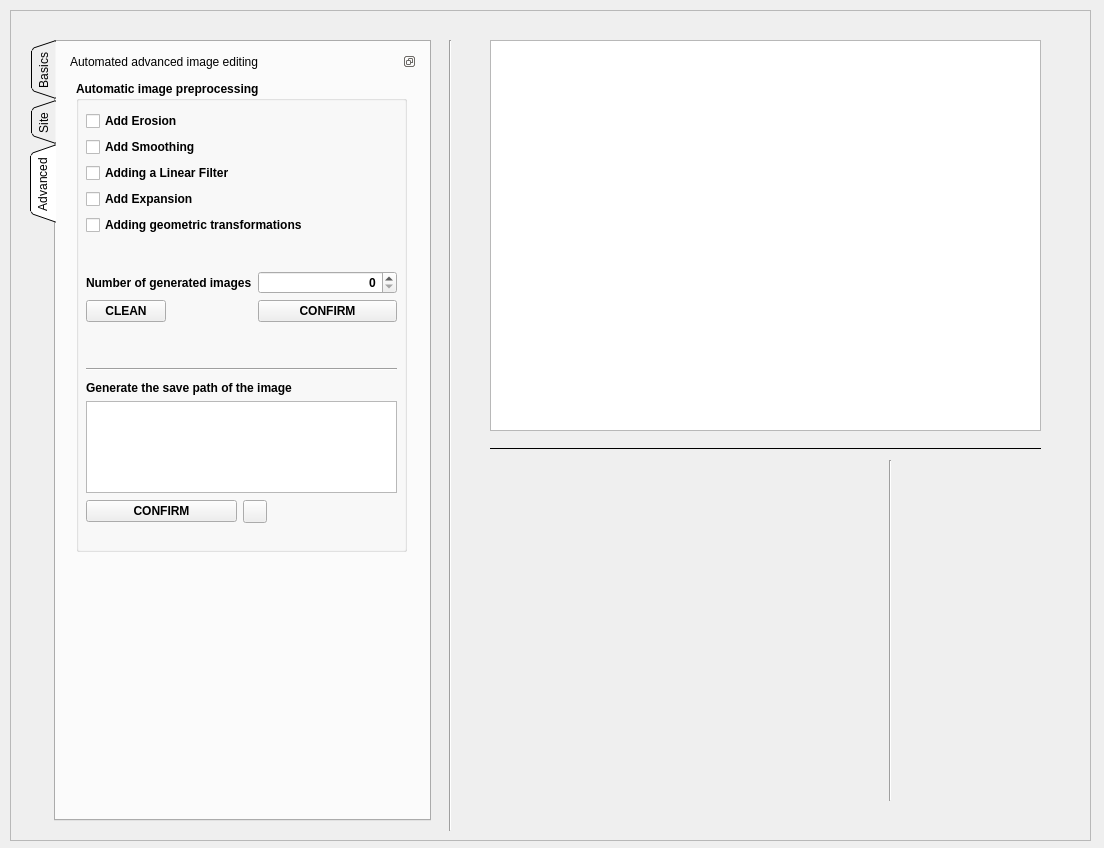
<?xml version="1.0" encoding="UTF-8"?>
<ui version="4.0">
 <class>editimgsform</class>
 <widget class="QWidget" name="editimgsform">
  <property name="geometry">
   <rect>
    <x>0</x>
    <y>0</y>
    <width>1104</width>
    <height>848</height>
   </rect>
  </property>
  <property name="windowTitle">
   <string>Edit images</string>
  </property>
  <property name="windowIcon">
   <iconset>
    <normaloff>C:/Users/Bao/Downloads/management_settings_cogwheel_options_icon_262697.ico</normaloff>C:/Users/Bao/Downloads/management_settings_cogwheel_options_icon_262697.ico</iconset>
  </property>
  <widget class="QFrame" name="frame">
   <property name="geometry">
    <rect>
     <x>10</x>
     <y>10</y>
     <width>1081</width>
     <height>831</height>
    </rect>
   </property>
   <property name="frameShape">
    <enum>QFrame::StyledPanel</enum>
   </property>
   <property name="frameShadow">
    <enum>QFrame::Raised</enum>
   </property>
   <widget class="QLabel" name="label">
    <property name="geometry">
     <rect>
      <x>0</x>
      <y>0</y>
      <width>1081</width>
      <height>831</height>
     </rect>
    </property>
    <property name="text">
     <string/>
    </property>
    <property name="pixmap">
     <pixmap>C:/Users/Bao/Downloads/Untitled design.png</pixmap>
    </property>
    <property name="scaledContents">
     <bool>true</bool>
    </property>
   </widget>
   <widget class="QLabel" name="label_2">
    <property name="geometry">
     <rect>
      <x>490</x>
      <y>40</y>
      <width>531</width>
      <height>371</height>
     </rect>
    </property>
    <property name="text">
     <string/>
    </property>
    <property name="scaledContents">
     <bool>true</bool>
    </property>
   </widget>
   <widget class="QGraphicsView" name="graphicsView">
    <property name="geometry">
     <rect>
      <x>480</x>
      <y>30</y>
      <width>551</width>
      <height>391</height>
     </rect>
    </property>
   </widget>
   <widget class="QTabWidget" name="toolsarea">
    <property name="geometry">
     <rect>
      <x>20</x>
      <y>30</y>
      <width>401</width>
      <height>781</height>
     </rect>
    </property>
    <property name="tabPosition">
     <enum>QTabWidget::West</enum>
    </property>
    <property name="tabShape">
     <enum>QTabWidget::Triangular</enum>
    </property>
    <property name="currentIndex">
     <number>2</number>
    </property>
    <property name="elideMode">
     <enum>Qt::ElideNone</enum>
    </property>
    <property name="documentMode">
     <bool>false</bool>
    </property>
    <property name="tabsClosable">
     <bool>false</bool>
    </property>
    <property name="movable">
     <bool>false</bool>
    </property>
    <property name="tabBarAutoHide">
     <bool>false</bool>
    </property>
    <widget class="QWidget" name="p1">
     <attribute name="icon">
      <iconset>
       <normaloff>C:/Users/Bao/Downloads/picture_photo_image_icon_131252.ico</normaloff>C:/Users/Bao/Downloads/picture_photo_image_icon_131252.ico</iconset>
     </attribute>
     <attribute name="title">
      <string>Basics</string>
     </attribute>
     <widget class="Line" name="linea">
      <property name="geometry">
       <rect>
        <x>10</x>
        <y>530</y>
        <width>351</width>
        <height>31</height>
       </rect>
      </property>
      <property name="frameShadow">
       <enum>QFrame::Sunken</enum>
      </property>
      <property name="lineWidth">
       <number>2</number>
      </property>
      <property name="orientation">
       <enum>Qt::Horizontal</enum>
      </property>
     </widget>
     <widget class="Line" name="line_2">
      <property name="geometry">
       <rect>
        <x>10</x>
        <y>320</y>
        <width>351</width>
        <height>31</height>
       </rect>
      </property>
      <property name="lineWidth">
       <number>2</number>
      </property>
      <property name="orientation">
       <enum>Qt::Horizontal</enum>
      </property>
     </widget>
     <widget class="QGroupBox" name="group1">
      <property name="geometry">
       <rect>
        <x>10</x>
        <y>350</y>
        <width>351</width>
        <height>181</height>
       </rect>
      </property>
      <property name="font">
       <font>
        <weight>75</weight>
        <italic>false</italic>
        <bold>true</bold>
       </font>
      </property>
      <property name="title">
       <string>Smoothing Images</string>
      </property>
      <property name="flat">
       <bool>false</bool>
      </property>
      <property name="checkable">
       <bool>false</bool>
      </property>
      <widget class="QWidget" name="formLayoutWidget">
       <property name="geometry">
        <rect>
         <x>10</x>
         <y>40</y>
         <width>230</width>
         <height>89</height>
        </rect>
       </property>
       <layout class="QFormLayout" name="formLayout">
        <item row="0" column="0">
         <widget class="QLabel" name="labelname1">
          <property name="text">
           <string>Smoothing parameter</string>
          </property>
         </widget>
        </item>
        <item row="0" column="1">
         <widget class="QSpinBox" name="spinBox"/>
        </item>
        <item row="1" column="0">
         <widget class="QLabel" name="labelname3">
          <property name="text">
           <string>Smooth Mode</string>
          </property>
         </widget>
        </item>
        <item row="1" column="1">
         <widget class="QComboBox" name="comboBox"/>
        </item>
        <item row="2" column="0">
         <widget class="QPushButton" name="confirm_but">
          <property name="text">
           <string>CONFIRM</string>
          </property>
          <property name="icon">
           <iconset>
            <normaloff>C:/Users/Bao/Downloads/bug_danger_data_internet_malware_security_virus_icon_127084.ico</normaloff>C:/Users/Bao/Downloads/bug_danger_data_internet_malware_security_virus_icon_127084.ico</iconset>
          </property>
          <property name="default">
           <bool>true</bool>
          </property>
         </widget>
        </item>
       </layout>
      </widget>
     </widget>
     <widget class="QGroupBox" name="group2">
      <property name="geometry">
       <rect>
        <x>9</x>
        <y>560</y>
        <width>351</width>
        <height>191</height>
       </rect>
      </property>
      <property name="font">
       <font>
        <weight>75</weight>
        <bold>true</bold>
       </font>
      </property>
      <property name="title">
       <string>Other Editing Settings</string>
      </property>
      <widget class="QWidget" name="verticalLayoutWidget">
       <property name="geometry">
        <rect>
         <x>10</x>
         <y>40</y>
         <width>171</width>
         <height>141</height>
        </rect>
       </property>
       <layout class="QVBoxLayout" name="verticalLayout">
        <item>
         <widget class="QCheckBox" name="check_en">
          <property name="font">
           <font>
            <pointsize>8</pointsize>
            <weight>75</weight>
            <bold>true</bold>
           </font>
          </property>
          <property name="text">
           <string>Image Enhancement</string>
          </property>
         </widget>
        </item>
        <item>
         <widget class="QCheckBox" name="check_show">
          <property name="font">
           <font>
            <weight>75</weight>
            <bold>true</bold>
           </font>
          </property>
          <property name="text">
           <string>Show original image</string>
          </property>
         </widget>
        </item>
        <item>
         <widget class="QPushButton" name="saveimgs">
          <property name="font">
           <font>
            <weight>75</weight>
            <bold>true</bold>
           </font>
          </property>
          <property name="text">
           <string>SAVE</string>
          </property>
          <property name="icon">
           <iconset>
            <normaloff>C:/Users/Bao/Downloads/picture_file_image_photo_gallery_icon_219497.ico</normaloff>C:/Users/Bao/Downloads/picture_file_image_photo_gallery_icon_219497.ico</iconset>
          </property>
          <property name="default">
           <bool>true</bool>
          </property>
          <property name="flat">
           <bool>false</bool>
          </property>
         </widget>
        </item>
        <item>
         <widget class="QPushButton" name="recover">
          <property name="font">
           <font>
            <weight>75</weight>
            <bold>true</bold>
           </font>
          </property>
          <property name="text">
           <string>RECOVER</string>
          </property>
          <property name="icon">
           <iconset>
            <normaloff>C:/Users/Bao/Downloads/1491313940-repeat_82991.ico</normaloff>C:/Users/Bao/Downloads/1491313940-repeat_82991.ico</iconset>
          </property>
          <property name="default">
           <bool>true</bool>
          </property>
         </widget>
        </item>
       </layout>
      </widget>
      <widget class="QWidget" name="verticalLayoutWidget_2">
       <property name="geometry">
        <rect>
         <x>190</x>
         <y>40</y>
         <width>151</width>
         <height>41</height>
        </rect>
       </property>
       <layout class="QVBoxLayout" name="verticalLayout_2">
        <item>
         <widget class="QPushButton" name="exit_but">
          <property name="text">
           <string>EXIT</string>
          </property>
          <property name="icon">
           <iconset>
            <normaloff>C:/Users/Bao/Downloads/1491313940-repeat_82991.ico</normaloff>C:/Users/Bao/Downloads/1491313940-repeat_82991.ico</iconset>
          </property>
          <property name="default">
           <bool>true</bool>
          </property>
         </widget>
        </item>
       </layout>
      </widget>
     </widget>
     <widget class="QGroupBox" name="groupBox">
      <property name="geometry">
       <rect>
        <x>10</x>
        <y>40</y>
        <width>351</width>
        <height>271</height>
       </rect>
      </property>
      <property name="font">
       <font>
        <weight>75</weight>
        <bold>true</bold>
       </font>
      </property>
      <property name="title">
       <string>Eroding and Dilating</string>
      </property>
      <widget class="QWidget" name="formLayoutWidget_2">
       <property name="geometry">
        <rect>
         <x>20</x>
         <y>30</y>
         <width>311</width>
         <height>41</height>
        </rect>
       </property>
       <layout class="QFormLayout" name="formLayout_2">
        <item row="0" column="1">
         <widget class="QSlider" name="setting1">
          <property name="tracking">
           <bool>true</bool>
          </property>
          <property name="orientation">
           <enum>Qt::Horizontal</enum>
          </property>
          <property name="invertedAppearance">
           <bool>false</bool>
          </property>
          <property name="invertedControls">
           <bool>false</bool>
          </property>
          <property name="tickPosition">
           <enum>QSlider::TicksBothSides</enum>
          </property>
          <property name="tickInterval">
           <number>10</number>
          </property>
         </widget>
        </item>
       </layout>
      </widget>
      <widget class="QWidget" name="formLayoutWidget_3">
       <property name="geometry">
        <rect>
         <x>20</x>
         <y>80</y>
         <width>201</width>
         <height>80</height>
        </rect>
       </property>
       <layout class="QFormLayout" name="formLayout_3">
        <item row="0" column="0">
         <widget class="QLabel" name="labelname2">
          <property name="text">
           <string>Erosion parameters</string>
          </property>
         </widget>
        </item>
        <item row="0" column="1">
         <widget class="QLCDNumber" name="lcdNumber">
          <property name="frameShape">
           <enum>QFrame::Panel</enum>
          </property>
          <property name="frameShadow">
           <enum>QFrame::Sunken</enum>
          </property>
         </widget>
        </item>
        <item row="1" column="0">
         <widget class="QPushButton" name="confirm_but2">
          <property name="text">
           <string>CONFIRM</string>
          </property>
          <property name="icon">
           <iconset>
            <normaloff>C:/Users/Bao/Downloads/setting_balance_equalizer_icon_152217.ico</normaloff>C:/Users/Bao/Downloads/setting_balance_equalizer_icon_152217.ico</iconset>
          </property>
          <property name="default">
           <bool>true</bool>
          </property>
         </widget>
        </item>
       </layout>
      </widget>
      <widget class="QWidget" name="formLayoutWidget_4">
       <property name="geometry">
        <rect>
         <x>20</x>
         <y>180</y>
         <width>311</width>
         <height>31</height>
        </rect>
       </property>
       <layout class="QFormLayout" name="formLayout_4">
        <item row="0" column="0" colspan="2">
         <widget class="QSlider" name="dilatingSlider">
          <property name="orientation">
           <enum>Qt::Horizontal</enum>
          </property>
          <property name="tickPosition">
           <enum>QSlider::TicksBelow</enum>
          </property>
         </widget>
        </item>
       </layout>
      </widget>
      <widget class="QWidget" name="formLayoutWidget_5">
       <property name="geometry">
        <rect>
         <x>20</x>
         <y>220</y>
         <width>217</width>
         <height>41</height>
        </rect>
       </property>
       <layout class="QFormLayout" name="formLayout_5">
        <item row="0" column="0">
         <widget class="QLabel" name="label_3">
          <property name="text">
           <string>Expansion Parameters</string>
          </property>
         </widget>
        </item>
        <item row="0" column="1">
         <widget class="QLCDNumber" name="lcdNumber_2"/>
        </item>
       </layout>
      </widget>
      <widget class="QPushButton" name="confirm_but3">
       <property name="geometry">
        <rect>
         <x>240</x>
         <y>220</y>
         <width>93</width>
         <height>28</height>
        </rect>
       </property>
       <property name="text">
        <string>CONFIRM</string>
       </property>
      </widget>
     </widget>
    </widget>
    <widget class="QWidget" name="p2">
     <attribute name="title">
      <string>Site</string>
     </attribute>
     <widget class="QDockWidget" name="settingsdock">
      <property name="geometry">
       <rect>
        <x>10</x>
        <y>10</y>
        <width>351</width>
        <height>761</height>
       </rect>
      </property>
      <property name="floating">
       <bool>false</bool>
      </property>
      <property name="windowTitle">
       <string>Edit Settings</string>
      </property>
      <widget class="QWidget" name="dockWidgetContents">
       <widget class="QGroupBox" name="toolgroup1">
        <property name="geometry">
         <rect>
          <x>10</x>
          <y>10</y>
          <width>331</width>
          <height>181</height>
         </rect>
        </property>
        <property name="font">
         <font>
          <pointsize>8</pointsize>
          <weight>75</weight>
          <bold>true</bold>
         </font>
        </property>
        <property name="title">
         <string>Image information</string>
        </property>
        <property name="flat">
         <bool>true</bool>
        </property>
        <property name="checkable">
         <bool>false</bool>
        </property>
        <widget class="QWidget" name="formLayoutWidget_6">
         <property name="geometry">
          <rect>
           <x>10</x>
           <y>30</y>
           <width>301</width>
           <height>151</height>
          </rect>
         </property>
         <layout class="QFormLayout" name="formLayout_6">
          <item row="0" column="0">
           <widget class="QLabel" name="label_4">
            <property name="text">
             <string>Image Name</string>
            </property>
           </widget>
          </item>
          <item row="0" column="1">
           <widget class="QLineEdit" name="imgnameline">
            <property name="readOnly">
             <bool>true</bool>
            </property>
           </widget>
          </item>
          <item row="1" column="0">
           <widget class="QLabel" name="label_5">
            <property name="text">
             <string>Image path</string>
            </property>
           </widget>
          </item>
          <item row="1" column="1">
           <widget class="QLabel" name="pathline">
            <property name="text">
             <string/>
            </property>
           </widget>
          </item>
          <item row="2" column="0">
           <widget class="QLabel" name="label_6">
            <property name="text">
             <string>Height</string>
            </property>
           </widget>
          </item>
          <item row="2" column="1">
           <widget class="QLabel" name="heightline">
            <property name="text">
             <string/>
            </property>
           </widget>
          </item>
          <item row="3" column="0">
           <widget class="QLabel" name="label_7">
            <property name="text">
             <string>Width</string>
            </property>
           </widget>
          </item>
          <item row="3" column="1">
           <widget class="QLabel" name="widthline">
            <property name="text">
             <string/>
            </property>
           </widget>
          </item>
          <item row="4" column="0">
           <widget class="QLabel" name="label_8">
            <property name="text">
             <string>Resolution</string>
            </property>
           </widget>
          </item>
          <item row="4" column="1">
           <widget class="QLabel" name="resolutionline">
            <property name="text">
             <string/>
            </property>
           </widget>
          </item>
         </layout>
        </widget>
       </widget>
       <widget class="QGroupBox" name="toolgroup2">
        <property name="geometry">
         <rect>
          <x>10</x>
          <y>240</y>
          <width>331</width>
          <height>181</height>
         </rect>
        </property>
        <property name="font">
         <font>
          <weight>75</weight>
          <bold>true</bold>
         </font>
        </property>
        <property name="title">
         <string>Other settings</string>
        </property>
        <property name="flat">
         <bool>true</bool>
        </property>
        <widget class="QWidget" name="formLayoutWidget_7">
         <property name="geometry">
          <rect>
           <x>10</x>
           <y>30</y>
           <width>301</width>
           <height>141</height>
          </rect>
         </property>
         <layout class="QFormLayout" name="formLayout_7">
          <item row="0" column="0">
           <widget class="QLabel" name="label_9">
            <property name="text">
             <string>Default save name</string>
            </property>
           </widget>
          </item>
          <item row="0" column="1">
           <widget class="QLineEdit" name="savenameline">
            <property name="readOnly">
             <bool>true</bool>
            </property>
           </widget>
          </item>
          <item row="1" column="0">
           <widget class="QLabel" name="label_10">
            <property name="text">
             <string>Default save file type</string>
            </property>
           </widget>
          </item>
          <item row="1" column="1">
           <widget class="QLineEdit" name="filetypeline">
            <property name="readOnly">
             <bool>true</bool>
            </property>
           </widget>
          </item>
          <item row="2" column="0">
           <widget class="QLabel" name="label_11">
            <property name="text">
             <string>Original saved file name</string>
            </property>
           </widget>
          </item>
          <item row="2" column="1">
           <widget class="QLineEdit" name="originalnameline">
            <property name="readOnly">
             <bool>true</bool>
            </property>
           </widget>
          </item>
          <item row="3" column="0">
           <widget class="QPushButton" name="revise_but">
            <property name="text">
             <string>REVISE</string>
            </property>
            <property name="default">
             <bool>true</bool>
            </property>
            <property name="flat">
             <bool>false</bool>
            </property>
           </widget>
          </item>
          <item row="3" column="1">
           <widget class="QPushButton" name="saveset_but">
            <property name="text">
             <string>SAVE</string>
            </property>
           </widget>
          </item>
         </layout>
        </widget>
       </widget>
       <widget class="Line" name="line_3">
        <property name="geometry">
         <rect>
          <x>10</x>
          <y>220</y>
          <width>331</width>
          <height>20</height>
         </rect>
        </property>
        <property name="frameShadow">
         <enum>QFrame::Plain</enum>
        </property>
        <property name="lineWidth">
         <number>2</number>
        </property>
        <property name="orientation">
         <enum>Qt::Horizontal</enum>
        </property>
       </widget>
       <widget class="QGroupBox" name="toolgroup3">
        <property name="geometry">
         <rect>
          <x>10</x>
          <y>440</y>
          <width>331</width>
          <height>291</height>
         </rect>
        </property>
        <property name="font">
         <font>
          <weight>75</weight>
          <bold>true</bold>
         </font>
        </property>
        <property name="title">
         <string>Historical images</string>
        </property>
        <widget class="QListWidget" name="listWidget">
         <property name="geometry">
          <rect>
           <x>10</x>
           <y>20</y>
           <width>311</width>
           <height>231</height>
          </rect>
         </property>
        </widget>
        <widget class="QLCDNumber" name="lcdNumber_3">
         <property name="geometry">
          <rect>
           <x>10</x>
           <y>260</y>
           <width>64</width>
           <height>23</height>
          </rect>
         </property>
        </widget>
       </widget>
      </widget>
     </widget>
    </widget>
    <widget class="QWidget" name="p3">
     <attribute name="title">
      <string>Advanced</string>
     </attribute>
     <widget class="QDockWidget" name="ad_dock">
      <property name="geometry">
       <rect>
        <x>10</x>
        <y>10</y>
        <width>351</width>
        <height>731</height>
       </rect>
      </property>
      <property name="features">
       <set>QDockWidget::DockWidgetFloatable|QDockWidget::DockWidgetMovable</set>
      </property>
      <property name="windowTitle">
       <string>Automated advanced image editing</string>
      </property>
      <widget class="QWidget" name="dockWidgetContents_2">
       <widget class="QGroupBox" name="groupBox_2">
        <property name="geometry">
         <rect>
          <x>10</x>
          <y>10</y>
          <width>331</width>
          <height>471</height>
         </rect>
        </property>
        <property name="font">
         <font>
          <weight>75</weight>
          <bold>true</bold>
         </font>
        </property>
        <property name="title">
         <string>Automatic image preprocessing</string>
        </property>
        <property name="flat">
         <bool>true</bool>
        </property>
        <widget class="QWidget" name="formLayoutWidget_8">
         <property name="geometry">
          <rect>
           <x>10</x>
           <y>30</y>
           <width>311</width>
           <height>161</height>
          </rect>
         </property>
         <layout class="QFormLayout" name="formLayout_8">
          <item row="0" column="0">
           <widget class="QCheckBox" name="check1">
            <property name="text">
             <string>Add Erosion</string>
            </property>
            <property name="icon">
             <iconset>
              <normaloff>C:/Users/Bao/Downloads/icons8-depth-effect-48.png</normaloff>C:/Users/Bao/Downloads/icons8-depth-effect-48.png</iconset>
            </property>
           </widget>
          </item>
          <item row="1" column="0">
           <widget class="QCheckBox" name="check2">
            <property name="text">
             <string>Add Smoothing</string>
            </property>
            <property name="icon">
             <iconset>
              <normaloff>C:/Users/Bao/Downloads/icons8-buy-for-cash-48.png</normaloff>C:/Users/Bao/Downloads/icons8-buy-for-cash-48.png</iconset>
            </property>
           </widget>
          </item>
          <item row="2" column="0">
           <widget class="QCheckBox" name="check3">
            <property name="text">
             <string>Adding a Linear Filter</string>
            </property>
            <property name="icon">
             <iconset>
              <normaloff>C:/Users/Bao/Downloads/icons8-aspect-ratio-48.png</normaloff>C:/Users/Bao/Downloads/icons8-aspect-ratio-48.png</iconset>
            </property>
           </widget>
          </item>
          <item row="3" column="0">
           <widget class="QCheckBox" name="check4">
            <property name="text">
             <string>Add Expansion</string>
            </property>
            <property name="icon">
             <iconset>
              <normaloff>C:/Users/Bao/Downloads/icons8-depth-effect-48 (1).png</normaloff>C:/Users/Bao/Downloads/icons8-depth-effect-48 (1).png</iconset>
            </property>
           </widget>
          </item>
          <item row="4" column="0">
           <widget class="QCheckBox" name="check5">
            <property name="text">
             <string>Adding geometric transformations</string>
            </property>
            <property name="icon">
             <iconset>
              <normaloff>C:/Users/Bao/Downloads/icons8-normal-screen-48.png</normaloff>C:/Users/Bao/Downloads/icons8-normal-screen-48.png</iconset>
            </property>
           </widget>
          </item>
         </layout>
        </widget>
        <widget class="QWidget" name="formLayoutWidget_9">
         <property name="geometry">
          <rect>
           <x>10</x>
           <y>190</y>
           <width>311</width>
           <height>80</height>
          </rect>
         </property>
         <layout class="QFormLayout" name="formLayout_9">
          <item row="0" column="0">
           <widget class="QLabel" name="label_12">
            <property name="text">
             <string>Number of generated images</string>
            </property>
           </widget>
          </item>
          <item row="0" column="1">
           <widget class="QSpinBox" name="numberofimgs">
            <property name="wrapping">
             <bool>false</bool>
            </property>
            <property name="frame">
             <bool>true</bool>
            </property>
            <property name="alignment">
             <set>Qt::AlignRight|Qt::AlignTrailing|Qt::AlignVCenter</set>
            </property>
            <property name="buttonSymbols">
             <enum>QAbstractSpinBox::UpDownArrows</enum>
            </property>
            <property name="accelerated">
             <bool>false</bool>
            </property>
           </widget>
          </item>
          <item row="1" column="0">
           <widget class="QPushButton" name="cleanbut">
            <property name="text">
             <string>CLEAN</string>
            </property>
            <property name="icon">
             <iconset>
              <normaloff>C:/Users/Bao/Downloads/icons8-time-lapse-48.png</normaloff>C:/Users/Bao/Downloads/icons8-time-lapse-48.png</iconset>
            </property>
           </widget>
          </item>
          <item row="1" column="1">
           <widget class="QPushButton" name="confirmbut">
            <property name="text">
             <string>CONFIRM</string>
            </property>
            <property name="icon">
             <iconset>
              <normaloff>C:/Users/Bao/Downloads/icons8-transitions-browser-48.png</normaloff>C:/Users/Bao/Downloads/icons8-transitions-browser-48.png</iconset>
            </property>
           </widget>
          </item>
         </layout>
        </widget>
        <widget class="Line" name="line_6">
         <property name="geometry">
          <rect>
           <x>10</x>
           <y>280</y>
           <width>311</width>
           <height>16</height>
          </rect>
         </property>
         <property name="orientation">
          <enum>Qt::Horizontal</enum>
         </property>
        </widget>
        <widget class="QWidget" name="verticalLayoutWidget_3">
         <property name="geometry">
          <rect>
           <x>10</x>
           <y>300</y>
           <width>311</width>
           <height>112</height>
          </rect>
         </property>
         <layout class="QVBoxLayout" name="verticalLayout_3">
          <item>
           <widget class="QLabel" name="label_13">
            <property name="text">
             <string>Generate the save path of the image</string>
            </property>
           </widget>
          </item>
          <item>
           <widget class="QPlainTextEdit" name="pathframe">
            <property name="readOnly">
             <bool>true</bool>
            </property>
           </widget>
          </item>
         </layout>
        </widget>
        <widget class="QWidget" name="horizontalLayoutWidget">
         <property name="geometry">
          <rect>
           <x>10</x>
           <y>410</y>
           <width>181</width>
           <height>41</height>
          </rect>
         </property>
         <layout class="QHBoxLayout" name="horizontalLayout">
          <item>
           <widget class="QPushButton" name="confirm_pressed">
            <property name="text">
             <string>CONFIRM</string>
            </property>
            <property name="icon">
             <iconset>
              <normaloff>C:/Users/Bao/Downloads/icons8-bursts-48.png</normaloff>C:/Users/Bao/Downloads/icons8-bursts-48.png</iconset>
            </property>
           </widget>
          </item>
          <item>
           <widget class="QToolButton" name="tools">
            <property name="text">
             <string/>
            </property>
            <property name="icon">
             <iconset>
              <normaloff>C:/Users/Bao/Downloads/icons8-wire-48.png</normaloff>C:/Users/Bao/Downloads/icons8-wire-48.png</iconset>
            </property>
           </widget>
          </item>
         </layout>
        </widget>
       </widget>
      </widget>
     </widget>
    </widget>
   </widget>
   <widget class="Line" name="line">
    <property name="geometry">
     <rect>
      <x>430</x>
      <y>30</y>
      <width>21</width>
      <height>791</height>
     </rect>
    </property>
    <property name="orientation">
     <enum>Qt::Vertical</enum>
    </property>
   </widget>
   <widget class="QLabel" name="originalarea">
    <property name="geometry">
     <rect>
      <x>480</x>
      <y>460</y>
      <width>381</width>
      <height>271</height>
     </rect>
    </property>
    <property name="text">
     <string/>
    </property>
   </widget>
   <widget class="Line" name="line_4">
    <property name="geometry">
     <rect>
      <x>480</x>
      <y>430</y>
      <width>551</width>
      <height>16</height>
     </rect>
    </property>
    <property name="frameShadow">
     <enum>QFrame::Plain</enum>
    </property>
    <property name="orientation">
     <enum>Qt::Horizontal</enum>
    </property>
   </widget>
   <widget class="Line" name="line_5">
    <property name="geometry">
     <rect>
      <x>870</x>
      <y>450</y>
      <width>20</width>
      <height>341</height>
     </rect>
    </property>
    <property name="orientation">
     <enum>Qt::Vertical</enum>
    </property>
   </widget>
   <zorder>label</zorder>
   <zorder>graphicsView</zorder>
   <zorder>toolsarea</zorder>
   <zorder>line</zorder>
   <zorder>label_2</zorder>
   <zorder>originalarea</zorder>
   <zorder>line_4</zorder>
   <zorder>line_5</zorder>
  </widget>
 </widget>
 <resources/>
 <connections/>
</ui>
